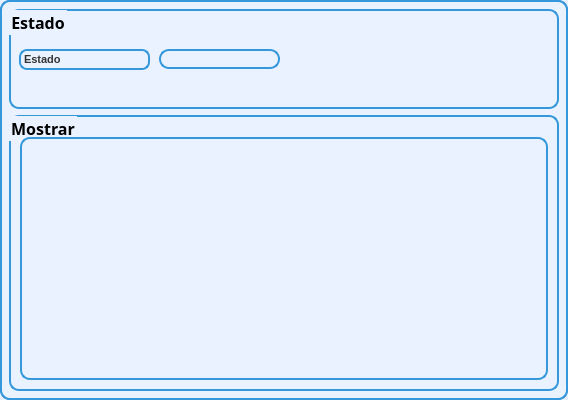
<?xml version="1.0" encoding="UTF-8"?>
<ui version="4.0">
 <class>EstadoScreen</class>
 <widget class="QMainWindow" name="EstadoScreen">
  <property name="geometry">
   <rect>
    <x>0</x>
    <y>0</y>
    <width>568</width>
    <height>400</height>
   </rect>
  </property>
  <property name="minimumSize">
   <size>
    <width>568</width>
    <height>400</height>
   </size>
  </property>
  <property name="maximumSize">
   <size>
    <width>568</width>
    <height>400</height>
   </size>
  </property>
  <property name="windowTitle">
   <string>Estado</string>
  </property>
  <property name="styleSheet">
   <string notr="true">border: 2px solid #3498db;
border-radius: 10px;

background-color: #eaf2ff;</string>
  </property>
  <widget class="QWidget" name="centralwidget">
   <layout class="QVBoxLayout" name="verticalLayout">
    <item>
     <widget class="QGroupBox" name="groupBox">
      <property name="minimumSize">
       <size>
        <width>550</width>
        <height>100</height>
       </size>
      </property>
      <property name="maximumSize">
       <size>
        <width>551</width>
        <height>100</height>
       </size>
      </property>
      <property name="font">
       <font>
        <family>Arial Black</family>
        <pointsize>12</pointsize>
        <weight>75</weight>
        <bold>true</bold>
       </font>
      </property>
      <property name="styleSheet">
       <string notr="true">background-color:#eaf2ff;</string>
      </property>
      <property name="title">
       <string>Estado</string>
      </property>
      <widget class="QLabel" name="label">
       <property name="geometry">
        <rect>
         <x>10</x>
         <y>40</y>
         <width>131</width>
         <height>21</height>
        </rect>
       </property>
       <property name="styleSheet">
        <string notr="true">background-color: #eaf2ff;
border: 2px solid #3498db;
border-radius: 8px;
color: #333333;
font-size: 11px;
font-weight: bold;
text-align: center;</string>
       </property>
       <property name="text">
        <string>Estado</string>
       </property>
      </widget>
      <widget class="QLineEdit" name="line_estado">
       <property name="geometry">
        <rect>
         <x>150</x>
         <y>40</y>
         <width>121</width>
         <height>20</height>
        </rect>
       </property>
      </widget>
      <widget class="QPushButton" name="btn_agregar">
       <property name="geometry">
        <rect>
         <x>310</x>
         <y>10</y>
         <width>60</width>
         <height>60</height>
        </rect>
       </property>
       <property name="minimumSize">
        <size>
         <width>55</width>
         <height>55</height>
        </size>
       </property>
       <property name="maximumSize">
        <size>
         <width>60</width>
         <height>60</height>
        </size>
       </property>
       <property name="layoutDirection">
        <enum>Qt::RightToLeft</enum>
       </property>
       <property name="styleSheet">
        <string notr="true">QPushButton{
background-color: #eaf2ff;
border: none;
}

QPushButton:hover{
background-color: white;
border-top-left-radius: 20px;
border-bottom-left-radius: 20px;
color: rgb(0, 0, 0);
}</string>
       </property>
       <property name="text">
        <string/>
       </property>
       <property name="icon">
        <iconset resource="../../../../Images/Botones_Interfaz/Botones.qrc">
         <normaloff>:/Images/Botones_Interfaz/agregar.png</normaloff>:/Images/Botones_Interfaz/agregar.png</iconset>
       </property>
       <property name="iconSize">
        <size>
         <width>50</width>
         <height>50</height>
        </size>
       </property>
      </widget>
      <widget class="QPushButton" name="btn_editar">
       <property name="geometry">
        <rect>
         <x>380</x>
         <y>10</y>
         <width>60</width>
         <height>60</height>
        </rect>
       </property>
       <property name="minimumSize">
        <size>
         <width>55</width>
         <height>55</height>
        </size>
       </property>
       <property name="maximumSize">
        <size>
         <width>60</width>
         <height>60</height>
        </size>
       </property>
       <property name="layoutDirection">
        <enum>Qt::RightToLeft</enum>
       </property>
       <property name="styleSheet">
        <string notr="true">QPushButton{
background-color: #eaf2ff;
border: none;
}

QPushButton:hover{
background-color: white;
border-top-left-radius: 20px;
border-bottom-left-radius: 20px;
color: rgb(0, 0, 0);
}</string>
       </property>
       <property name="text">
        <string/>
       </property>
       <property name="icon">
        <iconset resource="../../../../Images/Botones_Interfaz/Botones.qrc">
         <normaloff>:/Images/Botones_Interfaz/editar.png</normaloff>:/Images/Botones_Interfaz/editar.png</iconset>
       </property>
       <property name="iconSize">
        <size>
         <width>50</width>
         <height>50</height>
        </size>
       </property>
      </widget>
      <widget class="QPushButton" name="btn_borrar">
       <property name="geometry">
        <rect>
         <x>450</x>
         <y>10</y>
         <width>60</width>
         <height>60</height>
        </rect>
       </property>
       <property name="minimumSize">
        <size>
         <width>55</width>
         <height>55</height>
        </size>
       </property>
       <property name="maximumSize">
        <size>
         <width>60</width>
         <height>60</height>
        </size>
       </property>
       <property name="layoutDirection">
        <enum>Qt::RightToLeft</enum>
       </property>
       <property name="styleSheet">
        <string notr="true">QPushButton{
background-color: #eaf2ff;
border: none;
}

QPushButton:hover{
background-color: white;
border-top-left-radius: 20px;
border-bottom-left-radius: 20px;
color: rgb(0, 0, 0);
}</string>
       </property>
       <property name="text">
        <string/>
       </property>
       <property name="icon">
        <iconset resource="../../../../Images/Botones_Interfaz/Botones.qrc">
         <normaloff>:/Images/Botones_Interfaz/borrar.png</normaloff>:/Images/Botones_Interfaz/borrar.png</iconset>
       </property>
       <property name="iconSize">
        <size>
         <width>50</width>
         <height>50</height>
        </size>
       </property>
      </widget>
     </widget>
    </item>
    <item>
     <widget class="QGroupBox" name="groupBox_2">
      <property name="font">
       <font>
        <family>Arial Black</family>
        <pointsize>12</pointsize>
        <weight>75</weight>
        <bold>true</bold>
       </font>
      </property>
      <property name="styleSheet">
       <string notr="true">background-color: #eaf2ff;
padding: 12px;
</string>
      </property>
      <property name="title">
       <string>Mostrar</string>
      </property>
      <layout class="QHBoxLayout" name="horizontalLayout">
       <property name="topMargin">
        <number>20</number>
       </property>
       <item>
        <widget class="QTableWidget" name="table_estado"/>
       </item>
      </layout>
     </widget>
    </item>
   </layout>
  </widget>
 </widget>
 <resources>
  <include location="../../../../Images/Botones_Interfaz/Botones.qrc"/>
 </resources>
 <connections/>
</ui>
